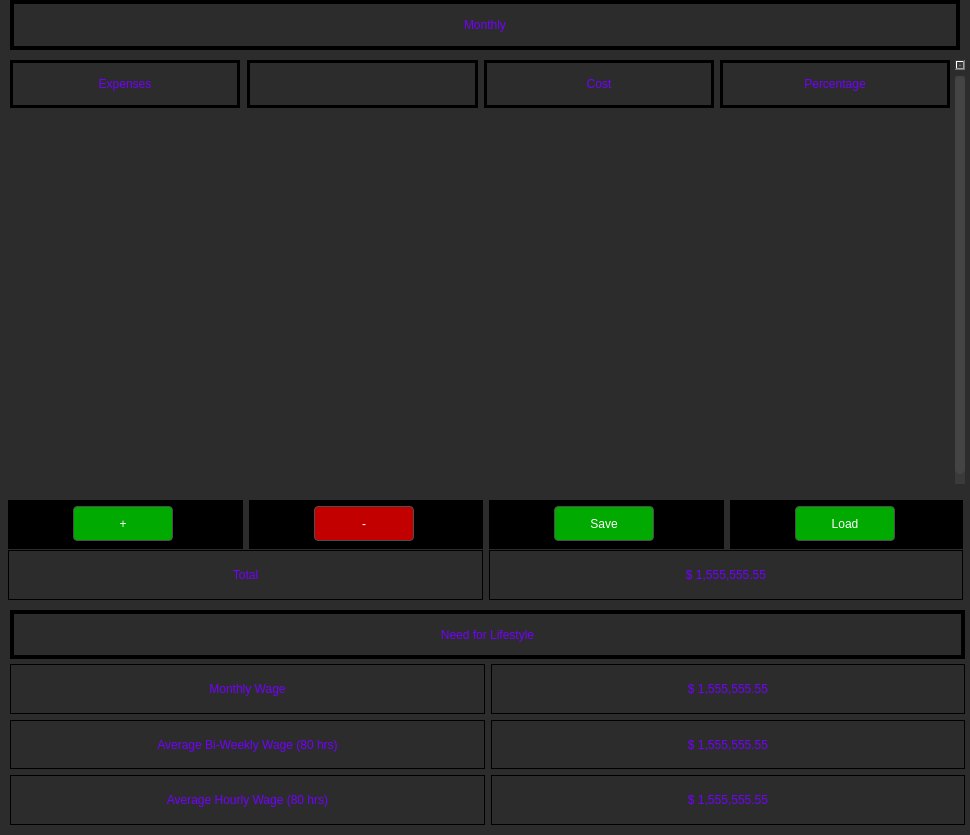
<?xml version="1.0" encoding="UTF-8"?>
<ui version="4.0">
 <class>Form</class>
 <widget class="QWidget" name="Form">
  <property name="geometry">
   <rect>
    <x>0</x>
    <y>0</y>
    <width>970</width>
    <height>835</height>
   </rect>
  </property>
  <property name="windowTitle">
   <string>Form</string>
  </property>
  <property name="styleSheet">
   <string notr="true">QWidget {
        background-color: #2c2c2c;
        color: #ffffff;
        border: none;
        font: 14pt &quot;Nirmala UI&quot;;
}
QWidget#side_menu {
    background-color: #4e5564;
    color: #ffffff;
    border: 1px solid #4e5564;
    border-radius: 16px;
    font: 14pt &quot;Nirmala UI&quot;;
}
QLabel#Dashboard_Title {
    background-color: none;
    color: #ffffff;
    border: none;
    font: 20pt &quot;Nirmala UI&quot;;
}
QLabel#Eat_Out_Image {
    background-image: url(:/images/pngaaa.com-2384833.png);
    background-color: #4d4d4d;
    border: 1px solid #4d4d4d;
    border-radius: 4px;
    color: #ffffff;
    padding: 5px;
}
QLabel#Grocery_Image {
    background-image: url(:/images/pngaaa.com-2138453.png);
    background-color: #4d4d4d;
    border: 1px solid #4d4d4d;
    border-radius: 4px;
    color: #ffffff;
    padding: 5px;
}
QLabel#Transportation_Image {
    background-image: url(:/images/pngaaa.com-2182093.png);
    background-color: #4d4d4d;
    border: 1px solid #4d4d4d;
    border-radius: 4px;
    color: #ffffff;
    padding: 5px;
}
QLabel#Free_Expense_Image {
    background-image: url(:/images/pngaaa.com-1261106.png);
    background-color: #4d4d4d;
    border: 1px solid #4d4d4d;
    border-radius: 4px;
    color: #ffffff;
    padding: 5px;
}
QLabel#Bills_Image {
    background-image: url(:/images/pngaaa.com-1433501.png);
    background-color: #4d4d4d;
    border: 1px solid #4d4d4d;
    border-radius: 4px;
    color: #ffffff;
    padding: 5px;
}
QLabel#Investment_Image {
    background-image: url(:/images/pngaaa.com-3584133.png);
    background-color: #4d4d4d;
    border: 1px solid #4d4d4d;
    border-radius: 4px;
    color: #ffffff;
    padding: 5px;
}
QLabel#Support_Image {
    background-image: url(:/images/pngaaa.com-2914571.png);
    background-color: #4d4d4d;
    border: 1px solid #4d4d4d;
    border-radius: 4px;
    color: #ffffff;
    padding: 5px;
}
QLabel#Goal_Image {
    background-image: url(:/images/pngaaa.com-848656.png);
    background-color: #4d4d4d;
    border: 1px solid #4d4d4d;
    border-radius: 4px;
    color: #ffffff;
    padding: 5px;
}
QPushButton {
    background-color: #4d4d4d;
    border: 1px solid #4d4d4d;
    border-radius: 4px;
    color: #ffffff;
    padding: 5px;
}
QPushButton:hover {
    background-color: #5a5a5a;
    border: 1px solid #5a5a5a;
}
QPushButton#side_menu_button:hover {
    background-image: url(:/button_image/Burger_button_hover.png);
    background-color: #5a5a5a;
    border: 1px solid #5a5a5a;
}
QPushButton#side_menu_button:pressed {
    background-image: url(:/button_image/Burger_button_click.png);
    background-color: #5a5a5a;
    border: 1px solid #5a5a5a;
}
QPushButton#remove_button_watchlist {
    background-color: #ff0000;
    border: 1px solid #ffffff;
    border-radius: 4px;
    color: #ffffff;
    padding: 5px;
}
QPushButton#remove_button_watchlist:hover {
    background-color: #ff6c6c;
    border: 1px solid #ffffff;
}
QPushButton#remove_button_watchlist:pressed {
    background-color: #aa0000;
    border: 1px solid #ffffff;
}
QPushButton#Add_strategy {
    background-color: #00ad0e;
    border: 1px solid #ffffff;
    border-radius: 4px;
    color: #ffffff;
    padding: 5px;
}
QPushButton#Add_strategy:hover {
    background-color: #67ff74;
    border: 1px solid #ffffff;
}
QPushButton#Add_strategy:pressed {
    background-color: #006408;
    border: 1px solid #a3a3a3;
}
QPushButton#Activation {
    background-color: #00ad0e;
    border: 1px solid #ffffff;
    border-radius: 4px;
    color: #ffffff;
    padding: 5px;
}
QPushButton#Activation:hover {
    background-color: #67ff74;
    border: 1px solid #ffffff;
}
QPushButton#Activation:pressed {
    background-color: #006408;
    border: 1px solid #a3a3a3;
}
QPushButton#Blue_button {
    background-color: #0003bb;
    border: 1px solid #ffffff;
    border-radius: 4px;
    color: #ffffff;
    padding: 5px;
}
QPushButton#Blue_button:hover {
    background-color: #4446d1;
    border: 1px solid #ffffff;
}
QPushButton#Blue_button:pressed {
    background-color: #000277;
    border: 1px solid #a3a3a3;
}
QPushButton#Yellow_button {
    background-color: #a5bd1e;
    border: 1px solid #ffffff;
    border-radius: 4px;
    color: #ffffff;
    padding: 5px;
}
QPushButton#Yellow_button:hover {
    background-color: #e5ff54;
    border: 1px solid #ffffff;
}
QPushButton#Yellow_button:pressed {
    background-color: #81960f;
    border: 1px solid #a3a3a3;
}
QCheckBox {
    color: #ffffff;
}
QLineEdit {
    background-color: #4d4d4d;
    border: 1px solid #4d4d4d;
    color: #ffffff;
    padding: 5px;
    border-color: #ffffff;
    border-radius: 6px;
}
QTextEdit {
    background-color: #4d4d4d;
    border: 1px solid #4d4d4d;
    color: #ffffff;
    padding: 5px;
    border-color: #ffffff;
    border-radius: 20px;
}
QProgressBar {
    border: 1px solid #444444;
    border-radius: 7px;
    background-color: #2e2e2e;
    text-align: center;
    font-size: 10pt;
    color: white;
}
QProgressBar::chunk {
    background-color: #3a3a3a;
    width: 5px;
}
QScrollBar:vertical {
    border: none;
    background-color: #3a3a3a;
    width: 10px;
    margin: 16px 0 16px 0;
}
QScrollBar::handle:vertical {
    background-color: #444444;
    border-radius: 5px;
}
QScrollBar:horizontal {
    border: none;
    background-color: #3a3a3a;
    height: 10px;
    margin: 0px 16px 0 16px;
}
QScrollBar::handle:horizontal {
    background-color: #444444;
    border-radius: 5px;
}
QTabWidget {
    background-color: #2e2e2e;
    border: none;
}
QTabBar::tab {
    background-color: #2e2e2e;
    color: #b1b1b1;
    padding: 8px 20px;
    border-top-left-radius: 5px;
    border-top-right-radius: 5px;
    border: none;
}
QTabBar::tab:selected, QTabBar::tab:hover {
    background-color: #3a3a3a;
    color: white;
}</string>
  </property>
  <widget class="QLabel" name="Monthly_label">
   <property name="geometry">
    <rect>
     <x>10</x>
     <y>0</y>
     <width>950</width>
     <height>50</height>
    </rect>
   </property>
   <property name="maximumSize">
    <size>
     <width>950</width>
     <height>16777215</height>
    </size>
   </property>
   <property name="styleSheet">
    <string notr="true">font: 18pt &quot;Nirmala UI&quot;;
color: #7300ff;
border: 4px solid #000000;</string>
   </property>
   <property name="text">
    <string>Monthly</string>
   </property>
   <property name="alignment">
    <set>Qt::AlignCenter</set>
   </property>
  </widget>
  <widget class="QScrollArea" name="scrollArea">
   <property name="geometry">
    <rect>
     <x>10</x>
     <y>60</y>
     <width>955</width>
     <height>440</height>
    </rect>
   </property>
   <property name="minimumSize">
    <size>
     <width>955</width>
     <height>440</height>
    </size>
   </property>
   <property name="maximumSize">
    <size>
     <width>943</width>
     <height>440</height>
    </size>
   </property>
   <property name="widgetResizable">
    <bool>true</bool>
   </property>
   <widget class="QWidget" name="scrollAreaWidgetContents_6">
    <property name="geometry">
     <rect>
      <x>0</x>
      <y>0</y>
      <width>945</width>
      <height>450</height>
     </rect>
    </property>
    <property name="minimumSize">
     <size>
      <width>0</width>
      <height>450</height>
     </size>
    </property>
    <widget class="QLabel" name="percentage_label">
     <property name="geometry">
      <rect>
       <x>710</x>
       <y>0</y>
       <width>230</width>
       <height>48</height>
      </rect>
     </property>
     <property name="styleSheet">
      <string notr="true">font: 18pt &quot;Nirmala UI&quot;;
color: #7300ff;
border: 2.5px solid #000000;</string>
     </property>
     <property name="text">
      <string>Percentage</string>
     </property>
     <property name="alignment">
      <set>Qt::AlignCenter</set>
     </property>
    </widget>
    <widget class="QLabel" name="input_label">
     <property name="geometry">
      <rect>
       <x>237</x>
       <y>0</y>
       <width>231</width>
       <height>48</height>
      </rect>
     </property>
     <property name="styleSheet">
      <string notr="true">font: 18pt &quot;Nirmala UI&quot;;
color: #7300ff;
border: 2.5px solid #000000;</string>
     </property>
     <property name="text">
      <string/>
     </property>
     <property name="alignment">
      <set>Qt::AlignCenter</set>
     </property>
    </widget>
    <widget class="QLabel" name="Expenses_label">
     <property name="geometry">
      <rect>
       <x>0</x>
       <y>0</y>
       <width>230</width>
       <height>48</height>
      </rect>
     </property>
     <property name="styleSheet">
      <string notr="true">font: 18pt &quot;Nirmala UI&quot;;
color: #7300ff;
border: 2.5px solid #000000;</string>
     </property>
     <property name="text">
      <string>Expenses</string>
     </property>
     <property name="alignment">
      <set>Qt::AlignCenter</set>
     </property>
    </widget>
    <widget class="QLabel" name="cost_label">
     <property name="geometry">
      <rect>
       <x>474</x>
       <y>0</y>
       <width>230</width>
       <height>48</height>
      </rect>
     </property>
     <property name="styleSheet">
      <string notr="true">font: 18pt &quot;Nirmala UI&quot;;
color: #7300ff;
border: 2.5px solid #000000;</string>
     </property>
     <property name="text">
      <string>Cost</string>
     </property>
     <property name="alignment">
      <set>Qt::AlignCenter</set>
     </property>
    </widget>
   </widget>
  </widget>
  <widget class="QFrame" name="add_frame">
   <property name="geometry">
    <rect>
     <x>8</x>
     <y>500</y>
     <width>235</width>
     <height>49</height>
    </rect>
   </property>
   <property name="styleSheet">
    <string notr="true">border: 1px solid #000000;
background-color: #000000;</string>
   </property>
   <property name="frameShape">
    <enum>QFrame::StyledPanel</enum>
   </property>
   <property name="frameShadow">
    <enum>QFrame::Raised</enum>
   </property>
   <widget class="QPushButton" name="add_pushButton">
    <property name="geometry">
     <rect>
      <x>65</x>
      <y>6</y>
      <width>100</width>
      <height>35</height>
     </rect>
    </property>
    <property name="styleSheet">
     <string notr="true">QPushButton {
    background-color: #00aa00;
    border: 1px solid #4d4d4d;
    border-radius: 4px;
    color: #ffffff;
    padding: 5px;
}
QPushButton:hover {
    background-color: #00ff00;
    border: 1px solid #5a5a5a;
}
QPushButton:pressed {
	background-color: #007900;
    border: 1px solid #5a5a5a;
}</string>
    </property>
    <property name="text">
     <string>+</string>
    </property>
   </widget>
  </widget>
  <widget class="QFrame" name="Save_frame">
   <property name="geometry">
    <rect>
     <x>489</x>
     <y>500</y>
     <width>235</width>
     <height>49</height>
    </rect>
   </property>
   <property name="styleSheet">
    <string notr="true">border: 1px solid #000000;
background-color: #000000;</string>
   </property>
   <property name="frameShape">
    <enum>QFrame::StyledPanel</enum>
   </property>
   <property name="frameShadow">
    <enum>QFrame::Raised</enum>
   </property>
   <widget class="QPushButton" name="Save_pushButton">
    <property name="geometry">
     <rect>
      <x>65</x>
      <y>6</y>
      <width>100</width>
      <height>35</height>
     </rect>
    </property>
    <property name="styleSheet">
     <string notr="true">QPushButton {
    background-color: #00aa00;
    border: 1px solid #4d4d4d;
    border-radius: 4px;
    color: #ffffff;
    padding: 5px;
}
QPushButton:hover {
    background-color: #00ff00;
    border: 1px solid #5a5a5a;
}
QPushButton:pressed {
	background-color: #007900;
    border: 1px solid #5a5a5a;
}</string>
    </property>
    <property name="text">
     <string>Save</string>
    </property>
   </widget>
  </widget>
  <widget class="QFrame" name="minus_frame">
   <property name="geometry">
    <rect>
     <x>249</x>
     <y>500</y>
     <width>234</width>
     <height>49</height>
    </rect>
   </property>
   <property name="styleSheet">
    <string notr="true">border: 1px solid #000000;
background-color: #000000;</string>
   </property>
   <property name="frameShape">
    <enum>QFrame::StyledPanel</enum>
   </property>
   <property name="frameShadow">
    <enum>QFrame::Raised</enum>
   </property>
   <widget class="QPushButton" name="minus_pushButton">
    <property name="geometry">
     <rect>
      <x>65</x>
      <y>6</y>
      <width>100</width>
      <height>35</height>
     </rect>
    </property>
    <property name="styleSheet">
     <string notr="true">QPushButton {
    background-color: #c30000;
    border: 1px solid #4d4d4d;
    border-radius: 4px;
    color: #ffffff;
    padding: 5px;
}
QPushButton:hover {
    background-color: #ff5a5a;
    border: 1px solid #5a5a5a;
}
QPushButton:pressed {
	background-color: #8c0000;
    border: 1px solid #5a5a5a;
}</string>
    </property>
    <property name="text">
     <string>-</string>
    </property>
   </widget>
  </widget>
  <widget class="QFrame" name="Save_frame_2">
   <property name="geometry">
    <rect>
     <x>730</x>
     <y>500</y>
     <width>233</width>
     <height>49</height>
    </rect>
   </property>
   <property name="maximumSize">
    <size>
     <width>233</width>
     <height>16777215</height>
    </size>
   </property>
   <property name="styleSheet">
    <string notr="true">border: 1px solid #000000;
background-color: #000000;</string>
   </property>
   <property name="frameShape">
    <enum>QFrame::StyledPanel</enum>
   </property>
   <property name="frameShadow">
    <enum>QFrame::Raised</enum>
   </property>
   <widget class="QPushButton" name="Load_pushButton">
    <property name="geometry">
     <rect>
      <x>65</x>
      <y>6</y>
      <width>100</width>
      <height>35</height>
     </rect>
    </property>
    <property name="styleSheet">
     <string notr="true">QPushButton {
    background-color: #00aa00;
    border: 1px solid #4d4d4d;
    border-radius: 4px;
    color: #ffffff;
    padding: 5px;
}
QPushButton:hover {
    background-color: #00ff00;
    border: 1px solid #5a5a5a;
}
QPushButton:pressed {
	background-color: #007900;
    border: 1px solid #5a5a5a;
}</string>
    </property>
    <property name="text">
     <string>Load</string>
    </property>
   </widget>
  </widget>
  <widget class="QLabel" name="total_cost_label">
   <property name="geometry">
    <rect>
     <x>489</x>
     <y>550</y>
     <width>474</width>
     <height>50</height>
    </rect>
   </property>
   <property name="styleSheet">
    <string notr="true">font: 18pt &quot;Nirmala UI&quot;;
color: #7300ff;
border: 1px solid #000000;</string>
   </property>
   <property name="text">
    <string>$ 1,555,555.55</string>
   </property>
   <property name="alignment">
    <set>Qt::AlignCenter</set>
   </property>
  </widget>
  <widget class="QLabel" name="total_label">
   <property name="geometry">
    <rect>
     <x>8</x>
     <y>550</y>
     <width>475</width>
     <height>50</height>
    </rect>
   </property>
   <property name="styleSheet">
    <string notr="true">font: 18pt &quot;Nirmala UI&quot;;
color: #7300ff;
border: 1px solid #000000;</string>
   </property>
   <property name="text">
    <string>Total</string>
   </property>
   <property name="alignment">
    <set>Qt::AlignCenter</set>
   </property>
  </widget>
  <widget class="QLabel" name="Monthly_label_2">
   <property name="geometry">
    <rect>
     <x>10</x>
     <y>610</y>
     <width>955</width>
     <height>49</height>
    </rect>
   </property>
   <property name="styleSheet">
    <string notr="true">font: 18pt &quot;Nirmala UI&quot;;
color: #7300ff;
border: 4px solid #000000;</string>
   </property>
   <property name="text">
    <string>Need for Lifestyle</string>
   </property>
   <property name="alignment">
    <set>Qt::AlignCenter</set>
   </property>
  </widget>
  <widget class="QLabel" name="hourly_wage_label">
   <property name="geometry">
    <rect>
     <x>10</x>
     <y>775</y>
     <width>475</width>
     <height>50</height>
    </rect>
   </property>
   <property name="styleSheet">
    <string notr="true">font: 18pt &quot;Nirmala UI&quot;;
color: #7300ff;
border: 1px solid #000000;</string>
   </property>
   <property name="text">
    <string>Average Hourly Wage (80 hrs)</string>
   </property>
   <property name="alignment">
    <set>Qt::AlignCenter</set>
   </property>
  </widget>
  <widget class="QLabel" name="monthly_wage_label">
   <property name="geometry">
    <rect>
     <x>10</x>
     <y>664</y>
     <width>475</width>
     <height>50</height>
    </rect>
   </property>
   <property name="styleSheet">
    <string notr="true">font: 18pt &quot;Nirmala UI&quot;;
color: #7300ff;
border: 1px solid #000000;</string>
   </property>
   <property name="text">
    <string>Monthly Wage</string>
   </property>
   <property name="alignment">
    <set>Qt::AlignCenter</set>
   </property>
  </widget>
  <widget class="QLabel" name="bi_weekly_wage_cost_label">
   <property name="geometry">
    <rect>
     <x>491</x>
     <y>720</y>
     <width>474</width>
     <height>49</height>
    </rect>
   </property>
   <property name="styleSheet">
    <string notr="true">font: 18pt &quot;Nirmala UI&quot;;
color: #7300ff;
border: 1px solid #000000;</string>
   </property>
   <property name="text">
    <string>$ 1,555,555.55</string>
   </property>
   <property name="alignment">
    <set>Qt::AlignCenter</set>
   </property>
  </widget>
  <widget class="QLabel" name="hourly_wage_cost_label">
   <property name="geometry">
    <rect>
     <x>491</x>
     <y>775</y>
     <width>474</width>
     <height>50</height>
    </rect>
   </property>
   <property name="styleSheet">
    <string notr="true">font: 18pt &quot;Nirmala UI&quot;;
color: #7300ff;
border: 1px solid #000000;</string>
   </property>
   <property name="text">
    <string>$ 1,555,555.55</string>
   </property>
   <property name="alignment">
    <set>Qt::AlignCenter</set>
   </property>
  </widget>
  <widget class="QLabel" name="monthly_wage_cost_label">
   <property name="geometry">
    <rect>
     <x>491</x>
     <y>664</y>
     <width>474</width>
     <height>50</height>
    </rect>
   </property>
   <property name="styleSheet">
    <string notr="true">font: 18pt &quot;Nirmala UI&quot;;
color: #7300ff;
border: 1px solid #000000;</string>
   </property>
   <property name="text">
    <string>$ 1,555,555.55</string>
   </property>
   <property name="alignment">
    <set>Qt::AlignCenter</set>
   </property>
  </widget>
  <widget class="QLabel" name="bi_weekly_wage_label">
   <property name="geometry">
    <rect>
     <x>10</x>
     <y>720</y>
     <width>475</width>
     <height>49</height>
    </rect>
   </property>
   <property name="styleSheet">
    <string notr="true">font: 18pt &quot;Nirmala UI&quot;;
color: #7300ff;
border: 1px solid #000000;</string>
   </property>
   <property name="text">
    <string>Average Bi-Weekly Wage (80 hrs)</string>
   </property>
   <property name="alignment">
    <set>Qt::AlignCenter</set>
   </property>
  </widget>
 </widget>
 <resources/>
 <connections/>
</ui>
